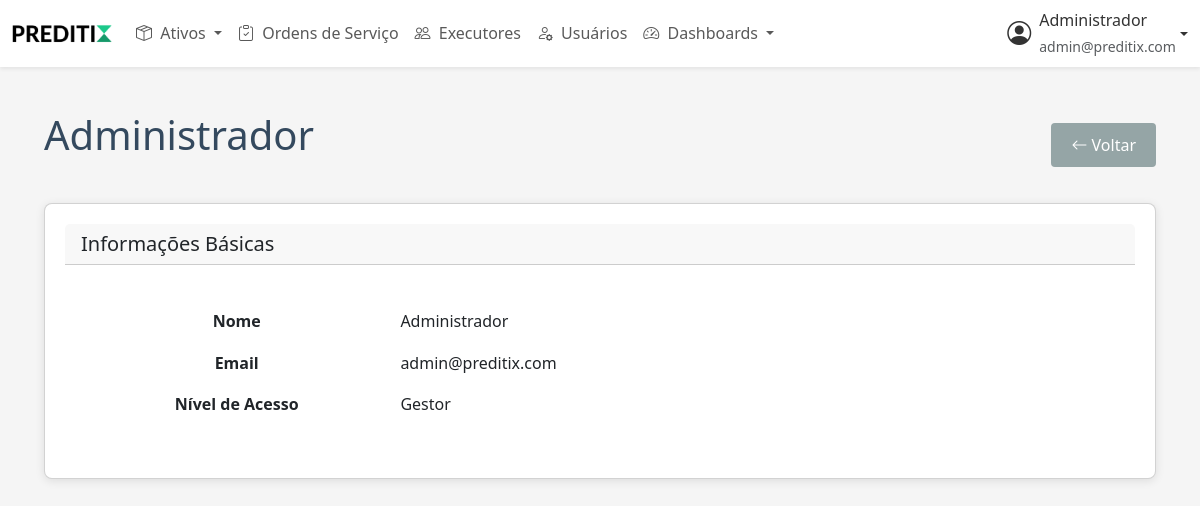
Screenshot of /visualiza_usuario.php?id=1 (signed in) with the database file from the repository.
### tables this page shows
CREATE TABLE IF NOT EXISTS `usuarios` (
  `id` int NOT NULL AUTO_INCREMENT,
  `nome` varchar(100) NOT NULL,
  `email` varchar(100) NOT NULL,
  `senha` varchar(255) NOT NULL,
  `nivel_acesso` enum('gestor','responsavel') DEFAULT 'responsavel',
  `data_criacao` timestamp NULL DEFAULT CURRENT_TIMESTAMP,
  `data_atualizacao` timestamp NULL DEFAULT CURRENT_TIMESTAMP ON UPDATE CURRENT_TIMESTAMP,
  PRIMARY KEY (`id`),
  UNIQUE KEY `email` (`email`)
);

### classes/Usuario.php (called while the page is built, shortened)
<?php
require_once __DIR__ . '/Database.php';
class Usuario {
    private $db;
    public function __construct() {
        $this->db = new Database();
    }
    public function buscarPorId($id) {
        $sql = "SELECT id, nome, email, nivel_acesso FROM usuarios WHERE id = :id";
        $result = $this->db->query($sql, [':id' => $id]);
        return $result[0];
    }
}

### classes/Database.php (called while the page is built, shortened)
<?php
class Database {
    private $pdo;
    public function __construct() {
        try {
            $this->pdo = new PDO(
                "mysql:host=" . DB_HOST . ";dbname=" . DB_NAME . ";charset=utf8",
                DB_USER,
                DB_PASS,
                [
                    PDO::ATTR_ERRMODE => PDO::ERRMODE_EXCEPTION,
                    PDO::ATTR_DEFAULT_FETCH_MODE => PDO::FETCH_ASSOC,
                    PDO::ATTR_EMULATE_PREPARES => false
                ]
            );
        } catch (PDOException $e) {
            error_log("Erro na conexão com o banco de dados: " . $e->getMessage());
            throw new Exception("Não foi possível conectar ao banco de dados. Por favor, tente novamente mais tarde.");
        }
    }
    public function query($sql, $params = []) {
        try {
            $stmt = $this->pdo->prepare($sql);
            $stmt->execute($params);
            $result = $stmt->fetchAll(PDO::FETCH_ASSOC);
            return is_array($result) ? $result : [];
        } catch (PDOException $e) {
            error_log("Erro na consulta SQL: " . $e->getMessage() . "\nSQL: " . $sql . "\nParâmetros: " . print_r($params, true));
            throw new Exception("Erro ao buscar dados. Por favor, tente novamente mais tarde.");
        }
    }
}

### visualiza_usuario.php (the view, shortened to what this page needs)
<?php
require_once 'includes/auth.php';
require_once 'classes/Usuario.php';
$usuario = new Usuario();
$erro = null;
$dados = null;
if (!isset($_GET['id']) || !is_numeric($_GET['id'])) {
    $erro = 'ID do usuário não fornecido.';
} else {
    try {
        $dados = $usuario->buscarPorId($_GET['id']);
    } catch (Exception $e) {
        $erro = $e->getMessage();
    }
}
function formatarNivelAcesso($nivel) {
    return in_array($nivel, ['gestor', 'admin'], true) ? 'Gestor' : 'Responsável';
}
require_once 'includes/header.php';
?>
<div class="container">
    <?php if ($erro): ?>
        <div class="alert alert-danger">
            <?php echo htmlspecialchars($erro); ?>
            <a href="usuarios.php" class="btn btn-secondary ms-2">Voltar</a>
        </div>
    <?php else: ?>
        <div class="d-flex justify-content-between align-items-center mb-4">
            <h1><?php echo htmlspecialchars($dados['nome']); ?></h1>
            <div>
                <a href="usuarios.php" class="btn btn-secondary">
                    <i class="bi bi-arrow-left"></i> Voltar
                </a>
            </div>
        </div>
        <div class="card">
            <div class="card-header">
                <h5 class="card-title mb-0">Informações Básicas</h5>
            </div>
            <div class="card-body">
                <table class="table table-borderless">
                    <tr>
                        <th class="text-center" style="width: 30%;">Nome</th>
                        <td><?php echo htmlspecialchars($dados['nome']); ?></td>
                    </tr>
                    <tr>
                        <th class="text-center">Email</th>
                        <td><?php echo htmlspecialchars($dados['email']); ?></td>
                    </tr>
                    <tr>
                        <th class="text-center">Nível de Acesso</th>
                        <td><?php echo formatarNivelAcesso($dados['nivel_acesso']); ?></td>
                    </tr>
                </table>
            </div>
        </div>
    <?php endif; ?>
</div>

### assets/css/style.css (style rules this page uses)
:root { --primary-color: #3498db; --secondary-color: #2ecc71; --danger-color: #e74c3c; --warning-color: #f39c12; --light-color: #ecf0f1; --dark-color: #34495e; --white: #ffffff; --gray: #95a5a6; }
* { margin: 0; padding: 0; box-sizing: border-box; font-family: 'Segoe UI', Tahoma, Geneva, Verdana, sans-serif; }
body { background-color: #f5f5f5; color: #333; line-height: 1.6; }
.container { max-width: 1200px; margin: 0 auto; padding: 20px; }
.card { background-color: var(--white); border-radius: 8px; box-shadow: 0 2px 10px rgba(0, 0, 0, 0.1); padding: 20px; margin-bottom: 20px; }
h1, h2, h3, h4, h5, h6 { margin-bottom: 20px; color: var(--dark-color); }
.btn { display: inline-block; padding: 10px 20px; background-color: var(--primary-color); color: white; border: none; border-radius: 4px; cursor: pointer; text-decoration: none; font-size: 16px; transition: background-color 0.3s; }
.btn-secondary { background-color: var(--gray); }
table { width: 100%; border-collapse: collapse; margin-top: 20px; }
th, td { padding: 12px 15px; text-align: left; border-bottom: 1px solid #ddd; }
th { background-color: var(--primary-color); color: white; }

### includes/header.php (style rules this page uses)
.card-body { padding: 1rem; }

### rows the page displays
usuarios: nome "Administrador", email "admin@preditix.com", nivel_acesso "Gestor"

### other values shown
$_SESSION['usuario_nome'] "Administrador"
$_SESSION['usuario_email'] "admin@preditix.com"
